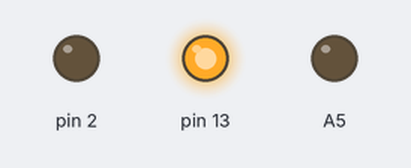
This sketch was run on a simulated Arduino Uno, built with avr-gcc and run on an emulated ATmega328P. Shown: output pins drawn as LEDs (lit = HIGH).

Above: at 0.5 s.
At 2.5 s:
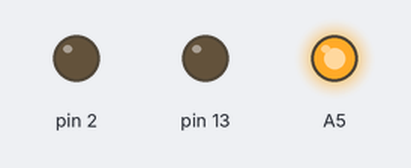
At 4.5 s:
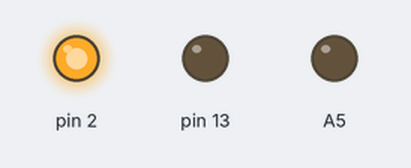
At 5.5 s:
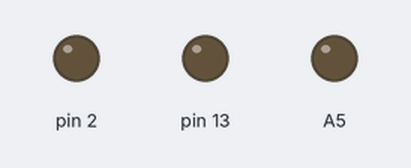
Timing chart, 0 to 7.8 s (numbered marks = the images above):
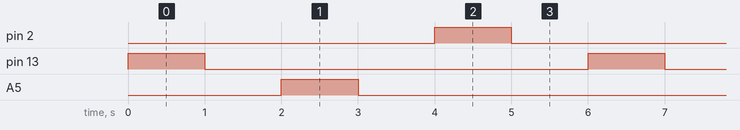

The sketch:

Practice.ino
```cpp
void setup() {
  // put your setup code here, to run once:
pinMode(13,OUTPUT);
pinMode(A5,OUTPUT);
pinMode(2,OUTPUT);

}

void loop() {
  // put your main code here, to run repeatedly:


   digitalWrite(13,HIGH);
   delay(1000);

   digitalWrite(13,LOW);
   delay(1000);

   digitalWrite(A5,HIGH);
   delay(1000);
   digitalWrite(A5,LOW);
   delay(1000);

   digitalWrite(2,HIGH);
   delay(1000);
   digitalWrite(2,LOW);
   delay(1000);


}
```

Measured:
- by itself, pin 2, pin 13, A5: alternates HIGH for 1.0 s and LOW for 5.0 s
- by itself, everything shown: repeats every 6.0 s, in 6 steps
